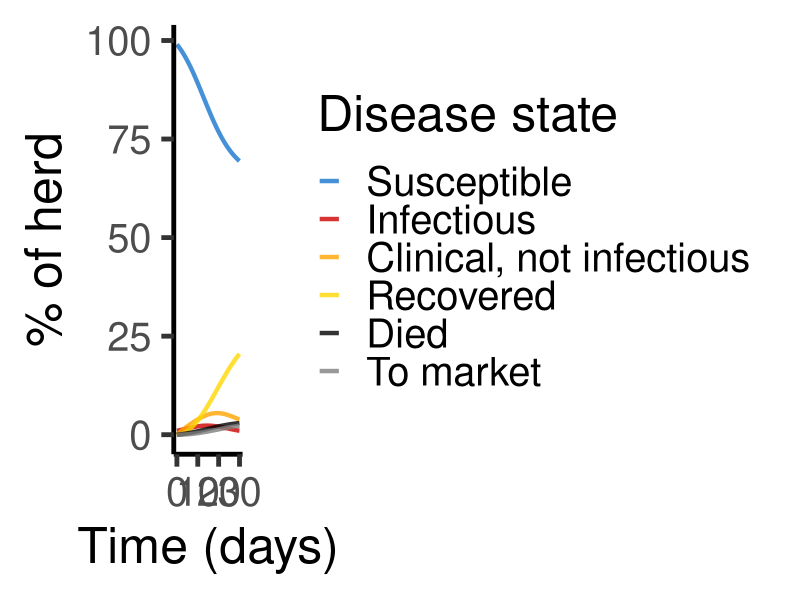

Reproduce this figure in R.
library(deSolve)
library(ggplot2)
library(dplyr)

##################################
#Set initial conditions and params
##################################
init.inf = 1 #initial infected
herd.size = 100 #total herd size
r0 = 1.2 #R0
fever.duration = 1.8 #infectious period
milk.loss.dur = 7 #recovery 1 period
cow.prod.lifespan = 365.25*2 #lifespan for popn turnover
include.prod.lifespan = FALSE #initial can toggle on or off in shiny
base.milk.prod = 100 # in units of lbs per day
sympt.milk.prod = 100-11.4 #reduced milk production
discard.sick.prod = TRUE #can toggle on and off in shiny
disease.induced.mortality = .1 #death rate due to H5N1
prop.cull = 0.1 #death rate due to culling
sim.length = 365 #simulation length
add_milk = FALSE
state <- c("S" = 99, # Symptomatic compartment
           "I" = 1, # Infectious compartment
           "B" = 0, # Symptomatic, but not infectious compartment
           "R" = 0, # Recovered compartment
           "D" = 0, # Death from disease
           "C" = 0, # Culled compartment
           "Z" = 0, # Dummy compartment to count cows that were infected but died due to productive lifespan
           "M" = 0)  # Milk compartment

# Set time in units of days
init.time <- 0
end.time <- 365
t.step.dur <- 1 / 24 # time step of an hour
time <- seq(from = init.time, to = end.time, by = t.step.dur)

# Cow parameters
parms <- c(beta = r0 / (fever.duration) / herd.size,
           gamma = 1 / fever.duration,
           alpha = 1 / (milk.loss.dur - fever.duration),
           mu = (1 / cow.prod.lifespan) * dplyr::if_else(include.prod.lifespan, 1, 0),
           phi = disease.induced.mortality,
           m = base.milk.prod,
           p = 1 - sympt.milk.prod / base.milk.prod,
           c = prop.cull)

##################################
#SIR model in absolute time
##################################
SIRMmod <- function (Time, State, pars) {
  with(as.list(c(State, pars)), {
    N <- sum(State) - M - C - D - Z
    #I <- Ip + Is
    dS = -beta * S * I + N * mu - S * mu
    #! TODO remove this compartment
    dI = beta * S * I - gamma * I - I * mu
    dB = (gamma * I) * (1 - phi) - alpha * B - mu * B
    dR =  (1 - c) * alpha * B - mu * R
    dC = alpha * c * B
    dD = gamma * I * phi
    dZ = mu*R + mu*I + mu*B
    dM = m * ((S + R + I) + (B) * (1 - p))
    return(list(c(dS, dI, dB, dR, dD, dC, dZ, dM)))
  })
}

#run model
out <- ode(state, time, SIRMmod, parms, rtol = 1e-15, maxsteps = 500000)
sub <- as.data.frame(out)%>%
  filter(time < 30)

##################################
#Figure
##################################
Pal1 <- c('Susceptible' = 'dodgerblue3',
          'Infectious' = 'red3',
          'Clinical, not infectious' = 'orange1',
          'Recovered' = 'gold',
          'Died' = 'black',
          'To market'= 'gray50')

fig <- ggplot()+
  theme_classic(base_size = 36)+ #white background w/ out grid
  geom_line(data=sub, aes(x=time, y=S, color="Susceptible"), size=1.5, alpha=0.8)+
  geom_line(data=sub, aes(x=time, y=I, color="Infectious"), size=1.5, alpha=0.8)+
  geom_line(data=sub, aes(x=time, y=B, color="Clinical, not infectious"), size=1.5, alpha=0.8)+
  geom_line(data=sub, aes(x=time, y=R, color="Recovered"), size=1.5, alpha=0.8)+
  geom_line(data=sub, aes(x=time, y=D, color="Died"), size=1.5, alpha=0.8)+
  geom_line(data=sub, aes(x=time, y=C, color="To market"), size =1.5, alpha=0.8)+
  scale_color_manual(values = Pal1, name= "Disease state",
                     breaks=c("Susceptible","Infectious","Clinical, not infectious", "Recovered", 'Died', 'To market')) +
  # theme(text = element_text(size=20),
  #       axis.text.x = element_text(size=16))+
  labs(y= "% of herd", x = "Time (days)") #axis labels

ggsave("ModelOutput.tiff", plot=fig, path = here::here("figures"), width = 10, height = 4, device='tiff', dpi=300)
